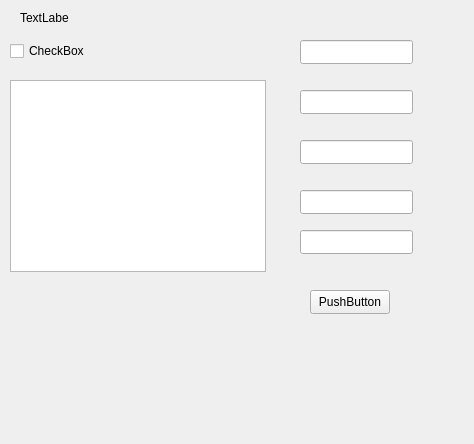
<ui version="4.0">
 <class>PersonWindow</class>
 <widget class="QWidget" name="PersonWindow">
  <property name="geometry">
   <rect>
    <x>0</x>
    <y>0</y>
    <width>474</width>
    <height>444</height>
   </rect>
  </property>
  <property name="windowTitle">
   <string>Form</string>
  </property>
  <widget class="QLabel" name="lblPosition">
   <property name="geometry">
    <rect>
     <x>20</x>
     <y>10</y>
     <width>49</width>
     <height>16</height>
    </rect>
   </property>
   <property name="text">
    <string>TextLabel</string>
   </property>
  </widget>
  <widget class="QCheckBox" name="chkNearby">
   <property name="geometry">
    <rect>
     <x>10</x>
     <y>40</y>
     <width>77</width>
     <height>22</height>
    </rect>
   </property>
   <property name="text">
    <string>CheckBox</string>
   </property>
  </widget>
  <widget class="QListWidget" name="listEvents">
   <property name="geometry">
    <rect>
     <x>10</x>
     <y>80</y>
     <width>256</width>
     <height>192</height>
    </rect>
   </property>
  </widget>
  <widget class="QLineEdit" name="txtName">
   <property name="geometry">
    <rect>
     <x>300</x>
     <y>40</y>
     <width>113</width>
     <height>24</height>
    </rect>
   </property>
  </widget>
  <widget class="QLineEdit" name="txtDesc">
   <property name="geometry">
    <rect>
     <x>300</x>
     <y>90</y>
     <width>113</width>
     <height>24</height>
    </rect>
   </property>
  </widget>
  <widget class="QLineEdit" name="txtLat">
   <property name="geometry">
    <rect>
     <x>300</x>
     <y>140</y>
     <width>113</width>
     <height>24</height>
    </rect>
   </property>
  </widget>
  <widget class="QLineEdit" name="txtLon">
   <property name="geometry">
    <rect>
     <x>300</x>
     <y>190</y>
     <width>113</width>
     <height>24</height>
    </rect>
   </property>
  </widget>
  <widget class="QLineEdit" name="txtDate">
   <property name="geometry">
    <rect>
     <x>300</x>
     <y>230</y>
     <width>113</width>
     <height>24</height>
    </rect>
   </property>
  </widget>
  <widget class="QPushButton" name="btnAddEvent">
   <property name="geometry">
    <rect>
     <x>310</x>
     <y>290</y>
     <width>80</width>
     <height>24</height>
    </rect>
   </property>
   <property name="text">
    <string>PushButton</string>
   </property>
  </widget>
 </widget>
 <resources/>
 <connections/>
</ui>
